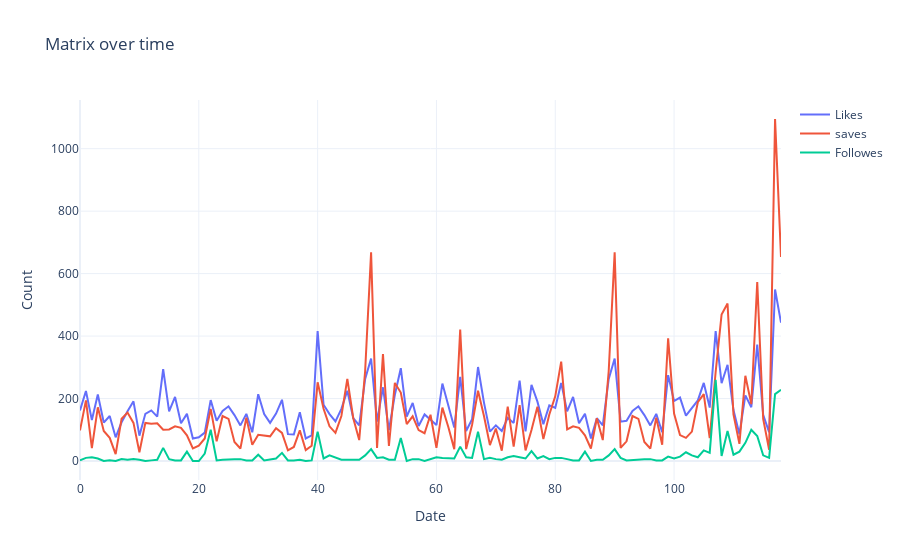

Write notebook code for a chart like this one.
### Markdown cell above
Metrics Over Time

### Code cell
fig=go.Figure()
fig.add_trace(go.Scatter(x=df.index,y=df['Likes'],name='Likes'))
fig.add_trace(go.Scatter(x=df.index,y=df['Saves'],name='saves'))
fig.add_trace(go.Scatter(x=df.index,y=df['Follows'],name='Followes'))

fig.update_layout(title='Matrix over time',xaxis_title='Date',yaxis_title='Count')
fig.show()
